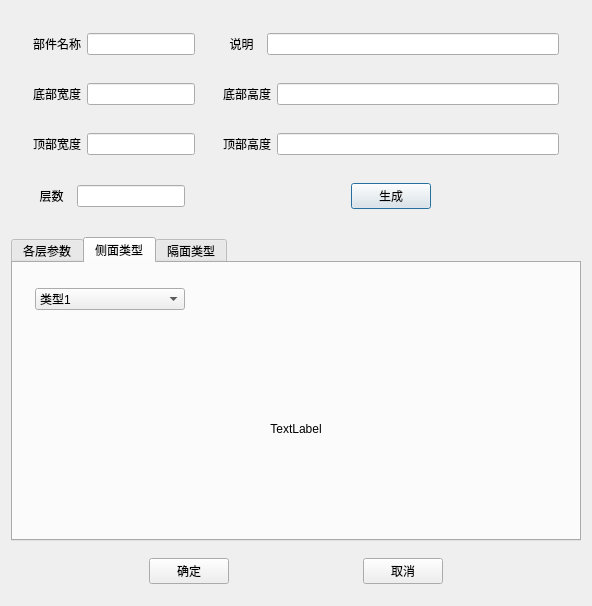
<?xml version="1.0" encoding="UTF-8"?>
<ui version="4.0">
 <class>T_BodyClass</class>
 <widget class="QDialog" name="T_BodyClass">
  <property name="geometry">
   <rect>
    <x>0</x>
    <y>0</y>
    <width>592</width>
    <height>606</height>
   </rect>
  </property>
  <property name="windowTitle">
   <string>生成塔身部件</string>
  </property>
  <layout class="QVBoxLayout" name="verticalLayout">
   <item>
    <widget class="QWidget" name="widget_5" native="true">
     <layout class="QFormLayout" name="formLayout">
      <item row="0" column="0">
       <widget class="QWidget" name="widget" native="true">
        <layout class="QHBoxLayout" name="horizontalLayout">
         <item>
          <widget class="QLabel" name="label">
           <property name="text">
            <string>部件名称</string>
           </property>
          </widget>
         </item>
         <item>
          <widget class="QLineEdit" name="part_name"/>
         </item>
        </layout>
       </widget>
      </item>
      <item row="1" column="0">
       <widget class="QWidget" name="widget_4" native="true">
        <layout class="QHBoxLayout" name="horizontalLayout_4">
         <item>
          <widget class="QLabel" name="label_4">
           <property name="text">
            <string>底部宽度</string>
           </property>
          </widget>
         </item>
         <item>
          <widget class="QLineEdit" name="line_L0"/>
         </item>
        </layout>
       </widget>
      </item>
      <item row="1" column="1">
       <widget class="QWidget" name="widget_3" native="true">
        <layout class="QHBoxLayout" name="horizontalLayout_3">
         <item>
          <widget class="QLabel" name="label_3">
           <property name="text">
            <string>底部高度</string>
           </property>
          </widget>
         </item>
         <item>
          <widget class="QLineEdit" name="line_z0"/>
         </item>
        </layout>
       </widget>
      </item>
      <item row="2" column="0">
       <widget class="QWidget" name="widget_7" native="true">
        <layout class="QHBoxLayout" name="horizontalLayout_7">
         <item>
          <widget class="QLabel" name="label_5">
           <property name="text">
            <string>顶部宽度</string>
           </property>
          </widget>
         </item>
         <item>
          <widget class="QLineEdit" name="line_Ln"/>
         </item>
        </layout>
       </widget>
      </item>
      <item row="2" column="1">
       <widget class="QWidget" name="widget_8" native="true">
        <layout class="QHBoxLayout" name="horizontalLayout_8">
         <item>
          <widget class="QLabel" name="label_6">
           <property name="text">
            <string>顶部高度</string>
           </property>
          </widget>
         </item>
         <item>
          <widget class="QLineEdit" name="line_zn"/>
         </item>
        </layout>
       </widget>
      </item>
      <item row="3" column="0">
       <widget class="QWidget" name="widget_9" native="true">
        <layout class="QHBoxLayout" name="horizontalLayout_9">
         <item>
          <widget class="QLabel" name="label_7">
           <property name="text">
            <string>  层数  </string>
           </property>
          </widget>
         </item>
         <item>
          <widget class="QLineEdit" name="line_tier"/>
         </item>
        </layout>
       </widget>
      </item>
      <item row="3" column="1">
       <widget class="QWidget" name="widget_12" native="true">
        <layout class="QHBoxLayout" name="horizontalLayout_6">
         <item>
          <widget class="QPushButton" name="btn_creat">
           <property name="maximumSize">
            <size>
             <width>80</width>
             <height>16777215</height>
            </size>
           </property>
           <property name="text">
            <string>生成</string>
           </property>
          </widget>
         </item>
        </layout>
       </widget>
      </item>
      <item row="0" column="1">
       <widget class="QWidget" name="widget_6" native="true">
        <layout class="QHBoxLayout" name="horizontalLayout_5">
         <item>
          <widget class="QLabel" name="label_2">
           <property name="text">
            <string>  说明  </string>
           </property>
          </widget>
         </item>
         <item>
          <widget class="QLineEdit" name="part_name_2"/>
         </item>
        </layout>
       </widget>
      </item>
     </layout>
    </widget>
   </item>
   <item>
    <widget class="QTabWidget" name="tabWidget">
     <property name="currentIndex">
      <number>1</number>
     </property>
     <widget class="QWidget" name="tab">
      <attribute name="title">
       <string>各层参数</string>
      </attribute>
      <layout class="QHBoxLayout" name="horizontalLayout_10">
       <item>
        <widget class="QTableWidget" name="tableWidget"/>
       </item>
      </layout>
     </widget>
     <widget class="QWidget" name="tab_2">
      <attribute name="title">
       <string>侧面类型</string>
      </attribute>
      <layout class="QVBoxLayout" name="verticalLayout_2">
       <item>
        <widget class="QWidget" name="widget_10" native="true">
         <property name="maximumSize">
          <size>
           <width>16777215</width>
           <height>50</height>
          </size>
         </property>
         <layout class="QHBoxLayout" name="horizontalLayout_11">
          <item>
           <widget class="QComboBox" name="combo_b">
            <property name="minimumSize">
             <size>
              <width>150</width>
              <height>0</height>
             </size>
            </property>
            <item>
             <property name="text">
              <string>类型1</string>
             </property>
            </item>
            <item>
             <property name="text">
              <string>类型2</string>
             </property>
            </item>
            <item>
             <property name="text">
              <string>类型3</string>
             </property>
            </item>
            <item>
             <property name="text">
              <string>类型4</string>
             </property>
            </item>
            <item>
             <property name="text">
              <string>类型5</string>
             </property>
            </item>
            <item>
             <property name="text">
              <string>类型6</string>
             </property>
            </item>
            <item>
             <property name="text">
              <string>类型7</string>
             </property>
            </item>
            <item>
             <property name="text">
              <string>类型8</string>
             </property>
            </item>
            <item>
             <property name="text">
              <string>类型9</string>
             </property>
            </item>
            <item>
             <property name="text">
              <string>类型10</string>
             </property>
            </item>
           </widget>
          </item>
          <item>
           <spacer name="horizontalSpacer">
            <property name="orientation">
             <enum>Qt::Horizontal</enum>
            </property>
            <property name="sizeHint" stdset="0">
             <size>
              <width>40</width>
              <height>20</height>
             </size>
            </property>
           </spacer>
          </item>
         </layout>
        </widget>
       </item>
       <item>
        <widget class="QLabel" name="label_b">
         <property name="text">
          <string>TextLabel</string>
         </property>
         <property name="alignment">
          <set>Qt::AlignCenter</set>
         </property>
        </widget>
       </item>
      </layout>
     </widget>
     <widget class="QWidget" name="tab_3">
      <attribute name="title">
       <string>隔面类型</string>
      </attribute>
      <layout class="QVBoxLayout" name="verticalLayout_3">
       <item>
        <widget class="QWidget" name="widget_11" native="true">
         <property name="maximumSize">
          <size>
           <width>16777215</width>
           <height>50</height>
          </size>
         </property>
         <layout class="QHBoxLayout" name="horizontalLayout_13">
          <item>
           <widget class="QComboBox" name="combo_g">
            <property name="minimumSize">
             <size>
              <width>150</width>
              <height>0</height>
             </size>
            </property>
            <item>
             <property name="text">
              <string>类型1</string>
             </property>
            </item>
            <item>
             <property name="text">
              <string>类型2</string>
             </property>
            </item>
            <item>
             <property name="text">
              <string>类型3</string>
             </property>
            </item>
            <item>
             <property name="text">
              <string>类型4</string>
             </property>
            </item>
            <item>
             <property name="text">
              <string>类型5</string>
             </property>
            </item>
           </widget>
          </item>
          <item>
           <spacer name="horizontalSpacer_6">
            <property name="orientation">
             <enum>Qt::Horizontal</enum>
            </property>
            <property name="sizeHint" stdset="0">
             <size>
              <width>40</width>
              <height>20</height>
             </size>
            </property>
           </spacer>
          </item>
         </layout>
        </widget>
       </item>
       <item>
        <widget class="QLabel" name="label_g">
         <property name="text">
          <string>TextLabel</string>
         </property>
         <property name="alignment">
          <set>Qt::AlignCenter</set>
         </property>
        </widget>
       </item>
      </layout>
     </widget>
    </widget>
   </item>
   <item>
    <widget class="QWidget" name="widget_2" native="true">
     <layout class="QHBoxLayout" name="horizontalLayout_2">
      <item>
       <spacer name="horizontalSpacer_3">
        <property name="orientation">
         <enum>Qt::Horizontal</enum>
        </property>
        <property name="sizeHint" stdset="0">
         <size>
          <width>40</width>
          <height>20</height>
         </size>
        </property>
       </spacer>
      </item>
      <item>
       <widget class="QPushButton" name="btn_ok">
        <property name="text">
         <string>确定</string>
        </property>
       </widget>
      </item>
      <item>
       <spacer name="horizontalSpacer_2">
        <property name="orientation">
         <enum>Qt::Horizontal</enum>
        </property>
        <property name="sizeHint" stdset="0">
         <size>
          <width>40</width>
          <height>20</height>
         </size>
        </property>
       </spacer>
      </item>
      <item>
       <widget class="QPushButton" name="btn_cancle">
        <property name="text">
         <string>取消</string>
        </property>
       </widget>
      </item>
      <item>
       <spacer name="horizontalSpacer_4">
        <property name="orientation">
         <enum>Qt::Horizontal</enum>
        </property>
        <property name="sizeHint" stdset="0">
         <size>
          <width>40</width>
          <height>20</height>
         </size>
        </property>
       </spacer>
      </item>
     </layout>
    </widget>
   </item>
  </layout>
 </widget>
 <layoutdefault spacing="6" margin="11"/>
 <resources/>
 <connections/>
</ui>
